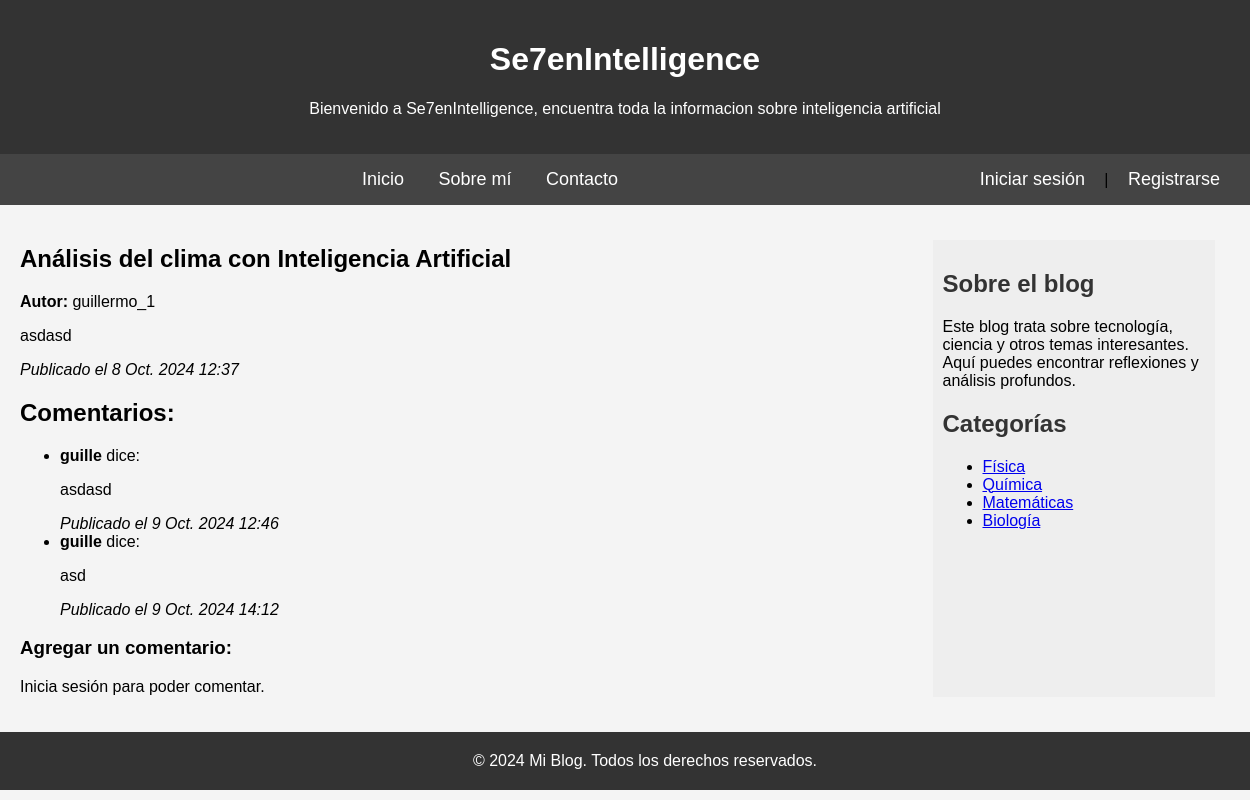
/post/1/, run on an earlier commit of the app's database.
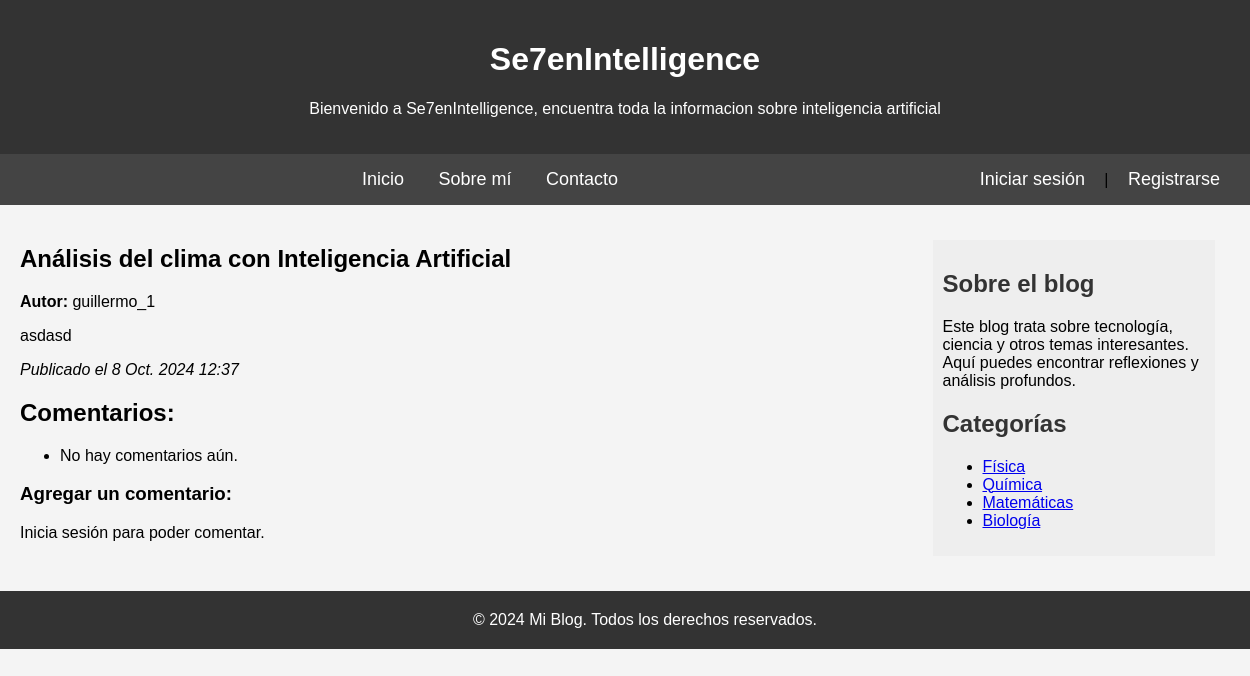
And on a later commit of the database.
### myblog/models.py (models this page shows, shortened)
class Post(models.Model):
    autor = models.ForeignKey(settings.AUTH_USER_MODEL, on_delete=models.CASCADE)
    titulo = models.CharField(max_length=200)
    resumen = models.TextField(max_length=50000)
    fecha_creacion = models.DateTimeField(default=timezone.now)
    fecha_publicacion = models.DateTimeField(blank=True, null=True)
    contenido = models.TextField(max_length=50000)
    imagen = models.ImageField(null=True, blank= True,upload_to= "img/posts", help_text= "Imagen del post")
    categorias = models.ManyToManyField('Categoria', related_name="posts")

class Comentario(models.Model):
    autor_comentario = models.ForeignKey(settings.AUTH_USER_MODEL, on_delete=models.CASCADE)
    post = models.ForeignKey("Post",related_name='comentarios', on_delete=models.CASCADE)
    cuerpo_comentario = models.CharField(max_length=1000)
    fecha_creacion = models.DateTimeField(default=timezone.now)
    aprobado = models.BooleanField(default=True)

### myblog/views.py (the view)
# urls.py: path('post/<int:post_id>/', post_detalle, name='post_detalle'),
def post_detalle(request, post_id):
    global es_colaborador, es_administrador
    post = get_object_or_404(Post, id=post_id)
    comentarios = post.comentarios.all()
    es_colaborador = request.user.groups.filter(name='Colaborador').exists()
    es_administrador = request.user.is_staff
    usuario_logeado = request.user.is_authenticated
    comentario_id = request.GET.get('edit_comentario', None)
    comentario_a_editar = None
    if comentario_id:
        comentario_a_editar = get_object_or_404(Comentario, id=comentario_id)
    if request.method == 'POST':
        if 'editar_comentario' in request.POST:
            form = ComentarioForm(request.POST, instance=comentario_a_editar)
            if form.is_valid():
                form.save()
                return redirect('post_detalle', post_id=post.id)
        else:
            form = ComentarioForm(request.POST)
            if form.is_valid():
                nuevo_comentario = form.save(commit=False)
                nuevo_comentario.post = post
                nuevo_comentario.autor_comentario = request.user
                nuevo_comentario.save()
                return redirect('post_detalle', post_id=post.id)
    else:
        form = ComentarioForm()
    context = {
        'post': post,
        'comentarios': comentarios,
        'form': form,
        'comentario_a_editar': comentario_a_editar,
        'usuario_logeado': usuario_logeado,
        'colaborador': es_colaborador,
        'administrador': es_administrador,
    }
    return render(request, 'post_detalle.html', context)

### templates/post_detalle.html (shortened to what this page needs)
{% extends 'base.html' %}
{% load static %}
{% block content %}
<h1>{{ post.titulo }}</h1>
<p><strong>Autor:</strong> {{ post.autor.username }}</p>
<p>{{ post.contenido }}</p>
<p><em>Publicado el {{ post.fecha_publicacion }}</em></p>
<div>
    <h2>Comentarios:</h2>
    <ul>
        {% for comentario in comentarios %}
            <li>
                <strong>{{ comentario.autor_comentario.username }}</strong> dice:
                <p>{{ comentario.cuerpo_comentario }}</p>
                <em>Publicado el {{ comentario.fecha_creacion }}</em>
            </li>
        {% empty %}
            <li>No hay comentarios aún.</li>
        {% endfor %}
    </ul>
    <h3>Agregar un comentario:</h3>
        {% if usuario_logeado  %}
            <h3>Deja un comentario</h3>
            <form method="post" action="{% url 'agregar_comentario' post.id %}">
                {% csrf_token %}
                <textarea name="contenido" required></textarea>
                <button type="submit">Comentar</button>
            </form>
        {% else %}
            <p>Inicia sesión para poder comentar.</p>
        {% endif %}
</div>
{% endblock %}

### templates/base.html (shortened to what this page needs)
<!DOCTYPE html>
{% load static %}
<html lang="es">
<head>
</head>
<body>
<header>
    {% if user.is_authenticated %}
        <h1>Se7enIntelligence</h1>
        <p>Bienvenido {{ user.username }}, encuentra toda la informacion sobre inteligencia artificial</p>
    {% else %}
        <h1>Se7enIntelligence</h1>
        <p>Bienvenido a Se7enIntelligence, encuentra toda la informacion sobre inteligencia artificial</p>
    {% endif %}
</header>
<nav>
    <a href="{% url 'inicio' %}">Inicio</a>
    <a href="{% url 'acerca_de' %}">Sobre mí</a>
    <a href="{% url 'contacto' %}">Contacto</a>
    <span style="float: right;">
        {% if user.is_authenticated %}
        <form method="POST" action="{% url 'logout' %}" style="display:inline;">
            {% csrf_token %}
            <button type="submit">Cerrar sesión</button>
        </form>
    {% else %}
        <a href="{% url 'login' %}">Iniciar sesión</a> | <a href="{% url 'signup' %}">Registrarse</a>
    {% endif %}
    </span>
</nav>
<main>
    <section class = "container">
        {% block content %}
        {% endblock %}
    </section>
    <aside class="sidebar">
        <h2>Sobre el blog</h2>
        <p>Este blog trata sobre tecnología, ciencia y otros temas interesantes. Aquí puedes encontrar reflexiones y análisis profundos.</p>
        <h2>Categorías</h2>
        <ul>
            <li><a href="#">Física</a></li>
            <li><a href="#">Química</a></li>
            <li><a href="#">Matemáticas</a></li>
            <li><a href="#">Biología</a></li>
        </ul>
    </aside>
</main>
<footer>
    <p>&copy; 2024 Mi Blog. Todos los derechos reservados.</p>
</footer>
</body>
</html>

### templates/base.html (style rules this page uses)
body { font-family: Arial, sans-serif; margin: 0; padding: 0; background-color: #f4f4f4; }
header { background-color: #333; color: white; padding: 20px; text-align: center; }
nav { background-color: #444; padding: 15px; text-align: center; }
nav a { color: white; margin: 0 15px; text-decoration: none; font-size: 18px; }
main { display: flex; flex: 1; flex-wrap: wrap; justify-content: space-between; padding: 20px; }
.sidebar { background-color: #eee; padding: 10px; width: calc(25% - 40px); margin: 15px; }
.container { flex: 1; width: calc(70%); }
.post h2, .sidebar h2 { color: #333; }
footer { background-color: #333; color: white; text-align: center; padding: 20px; position: relative; bottom: 0; width: 100%; }
footer p { margin: 0; }

What changed in the data, as far as the page shows it:
removed Comentario: autor_comentario.username "guille", cuerpo_comentario "asdasd", fecha_creacion "9 Oct. 2024 12:46"
removed Comentario: autor_comentario.username "guille", cuerpo_comentario "asd", fecha_creacion "9 Oct. 2024 14:12"
Also different on the page:
text now shown: "No hay comentarios aún."
